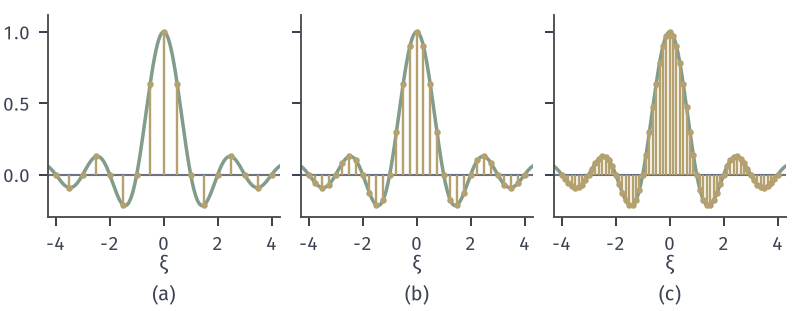

This chart was generated by the following Python code:
from pathlib import Path
import sys
ROOT = next(p for p in Path(__file__).resolve().parents if (p/"build.sh").is_file() and (p/"tex/book.tex").is_file())
sys.path.insert(0, str(ROOT/"figures/00-shared/mathematical-preliminaries-upper/00-shared/comprehension-figures"))
from support import figure, save, BLUE, GREEN, YELLOW, RED, PURPLE, INK, MUTED, GRID, BLUE_FILL, GREEN_FILL, YELLOW_FILL, RED_FILL, PURPLE_FILL
import numpy as np

def tag(fig, axes, y=.02):
    for ax, s in zip(axes, ['(a)', '(b)', '(c)', '(d)', '(e)', '(f)']):
        q = ax.get_position(); fig.text((q.x0+q.x1)/2, y, s, ha='center', va='bottom')

# 方框 B 以 T 为周期延拓，T c_k 落在 B^ 的频率 k/T 上。
fig, axes = figure(width_mm=112, height_mm=44, ncols=3, sharey=True)
fig.set_layout_engine(None)
fig.subplots_adjust(left=.06, right=.99, top=.95, bottom=.3, wspace=.09)
xi = np.linspace(-4.3, 4.3, 1500)
for ax, T in zip(axes, (2, 4, 8)):
    ax.axhline(0, color=MUTED, lw=.85)
    ax.plot(xi, np.sinc(xi), color=GREEN, lw=1.4)
    k = np.arange(-4*T, 4*T+1); w = k/T; y = np.sinc(w)
    ax.vlines(w, 0, y, color=YELLOW, lw=.95); ax.plot(w, y, 'o', ms=2.6, color=YELLOW, mew=0)
    ax.set_xlim(-4.3, 4.3); ax.set_ylim(-.3, 1.12); ax.set_xticks([-4, -2, 0, 2, 4]); ax.set_yticks([0, .5, 1])
    ax.set_xlabel(r'$\xi$', labelpad=0)
tag(fig, axes)
save(fig, Path(__file__).resolve().parent, 'figure', {'formula': 'B^(xi)=sin(pi xi)/(pi xi); T c_k=B^(k/T), T=2,4,8'})
